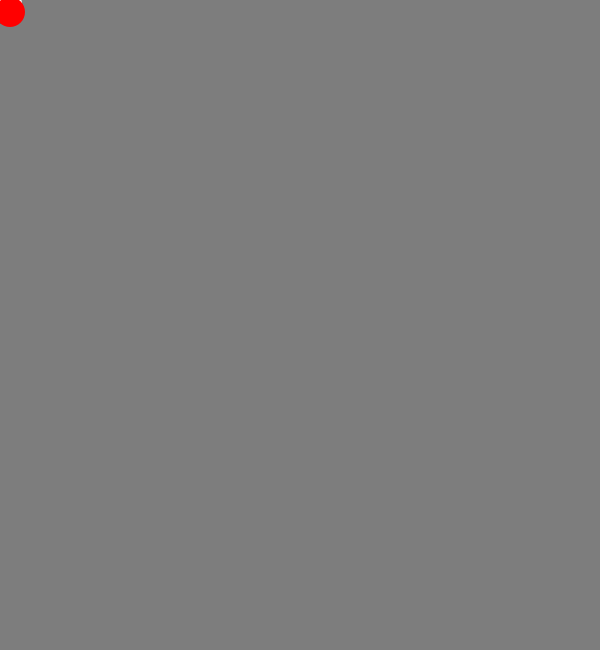
Frame 1 (no input)
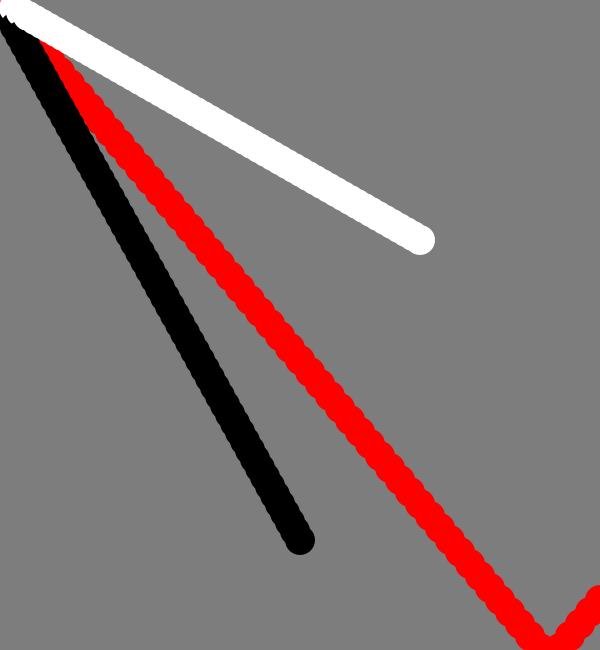
Frame 60 (the mouse pressed at the canvas centre just before this capture)
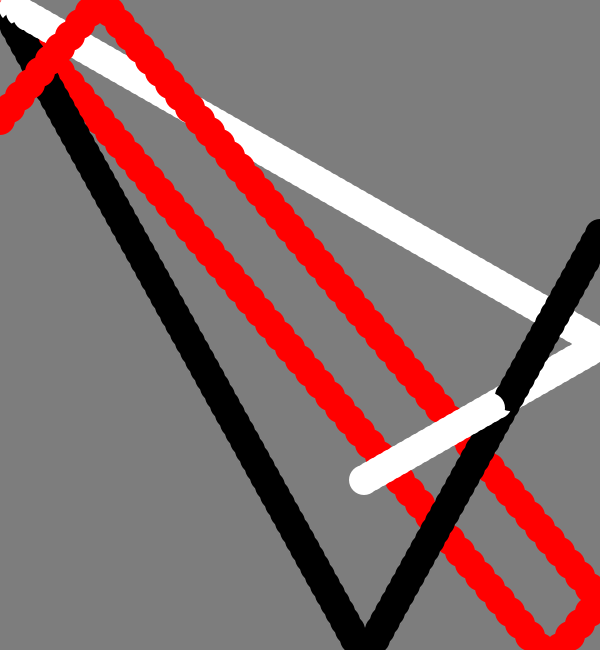
Frame 120 (the mouse held since frame 60 and released just before this capture)

The Processing sketch that drew these frames (run headless with seeded random() and noise(); from frame 60 on, the mouse is pressed at the canvas centre):

// Processing sketch: processing_105014
// ── processing_105014.pde

// Daniel Mastretta - Code Day 3
// The night of the [fucking] bouncing circles

int x1;
int y1;
int x2;
int y2;
int x3;
int y3;
int xSpeed1;
int ySpeed1;
int xSpeed2;
int ySpeed2;
int xSpeed3;
int ySpeed3;
int size1;
int size2;
int size3;

void setup() {
  size(600, 650);
  background(125);
  noStroke();

  x1=0;
  y1=0;
  x2=0;
  y2=0;
  x3=0;
  y3=0;
  xSpeed1=5;
  ySpeed1=9;
  xSpeed2=7;
  ySpeed2=4;
  xSpeed3=10;
  ySpeed3=12;
  size1=30;
  size2=30;
  size3=30;
}

void draw() {

  x1+=xSpeed1;
  x2+=xSpeed2;
  x3+=xSpeed3;
  y1+=ySpeed1;
  y2+=ySpeed2;
   y3+=ySpeed3;

// BLACK BALL MOVEMENT

  if (x1 >= 600) {
    xSpeed1*=-1;
  }

  if (x1 <= 0) {
    xSpeed1*=-1;
  }
  
  if (y1 >= 650) {
    ySpeed1*=-1;
  }

  if (y1 <= 0) {
    ySpeed1*=-1;
  }

// WHITE BALL MOVEMENT

  if (x2 >= 600) {
    xSpeed2*=-1;
  }

  if (x2 <= 0) {
    xSpeed2*=-1;
  }
  
  if (y2 >= 650) {
    ySpeed2*=-1;
  }

  if (y2 <= 0) {
    ySpeed2*=-1;
  }

// RED BALL MOVEMENT

  if (x3 >= 600) {
    xSpeed3*=-1;
  }

  if (x3 <= 0) {
    xSpeed3*=-1;
  }
  
  if (y3 >= 650) {
    ySpeed3*=-1;
  }

  if (y3 <= 0) {
    ySpeed3*=-1;
  }

  fill (0);
  ellipse(x1, y1, size1, size1);
  fill (255);
  ellipse(x2, y2, size2, size2);
  fill (255,00,00);
  ellipse(x3, y3, size3, size3);
}
